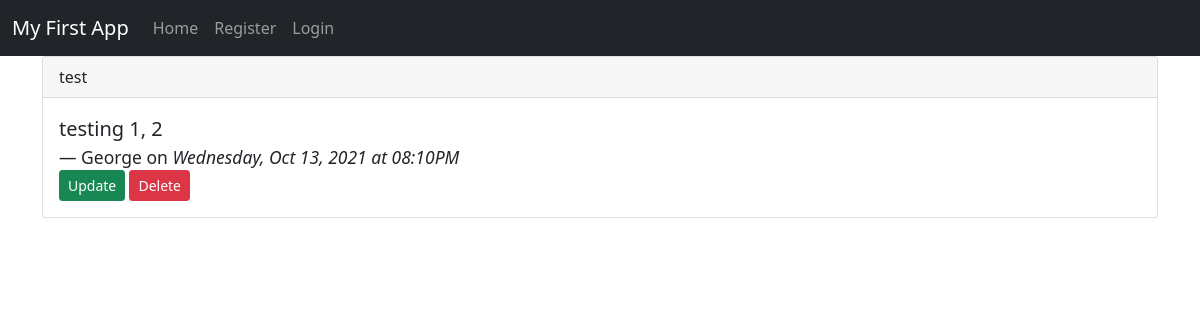
The page /posts/9 on the database as committed earlier.
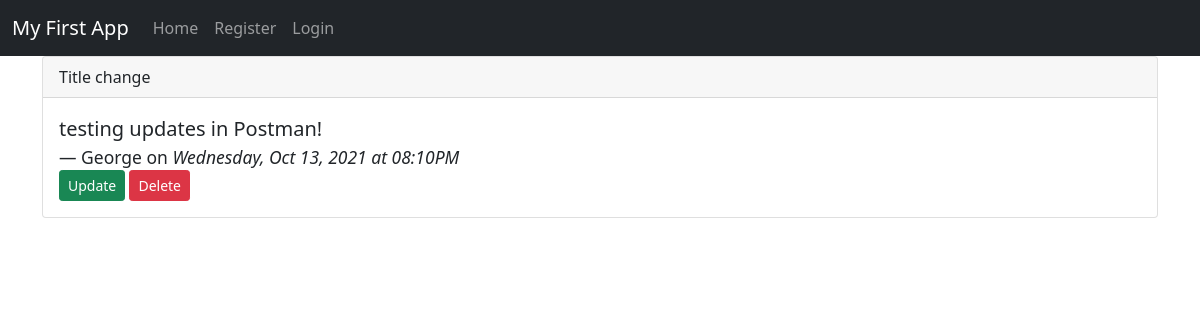
The same page on the database as committed later.
### app/models.py (models this page shows, shortened)
class Post(db.Model):
    id = db.Column(db.Integer, primary_key=True)
    title = db.Column(db.String(200))
    content = db.Column(db.String(300))
    date_created = db.Column(db.DateTime, nullable=False, default=datetime.utcnow)
    user_id = db.Column(db.Integer, db.ForeignKey('user.id'), nullable=False)

### app/routes.py (the view)
@app.route('/posts/<int:post_id>')
def post_detail(post_id):
    post = Post.query.get_or_404(post_id)
    return render_template('post_detail.html', post=post)

### app/templates/post_detail.html (shortened to what this page needs)
{% extends 'base.html' %}
{% block content %}
<div class="card text-dark">
    <div class="card-header">
    {{ post.title }}
    </div>
    <div class="card-body">
        <blockquote class="blockquote mb-0">
            <p>{{ post.content }}</p>
            <footer class="blockquote-footer text-dark">{{ post.author.username }} on <cite title="Source Title">
                {{ post.date_created.strftime('%A, %b %d, %Y at %I:%M%p') }}
            </cite></footer>
        </blockquote>
        <a href="{{ url_for('post_update', post_id=post.id) }}" class="btn btn-sm btn-success">Update</a>
            <button type="button" class="btn btn-sm btn-danger" data-bs-toggle="modal" data-bs-target="#deleteModal">
                Delete
            </button>
    </div>
</div>
{% endblock content %}

Rows that differ between the two databases and show on the page:
changed Post: title "test" → "Title change"; content "testing 1, 2" → "testing updates in Postman!"
